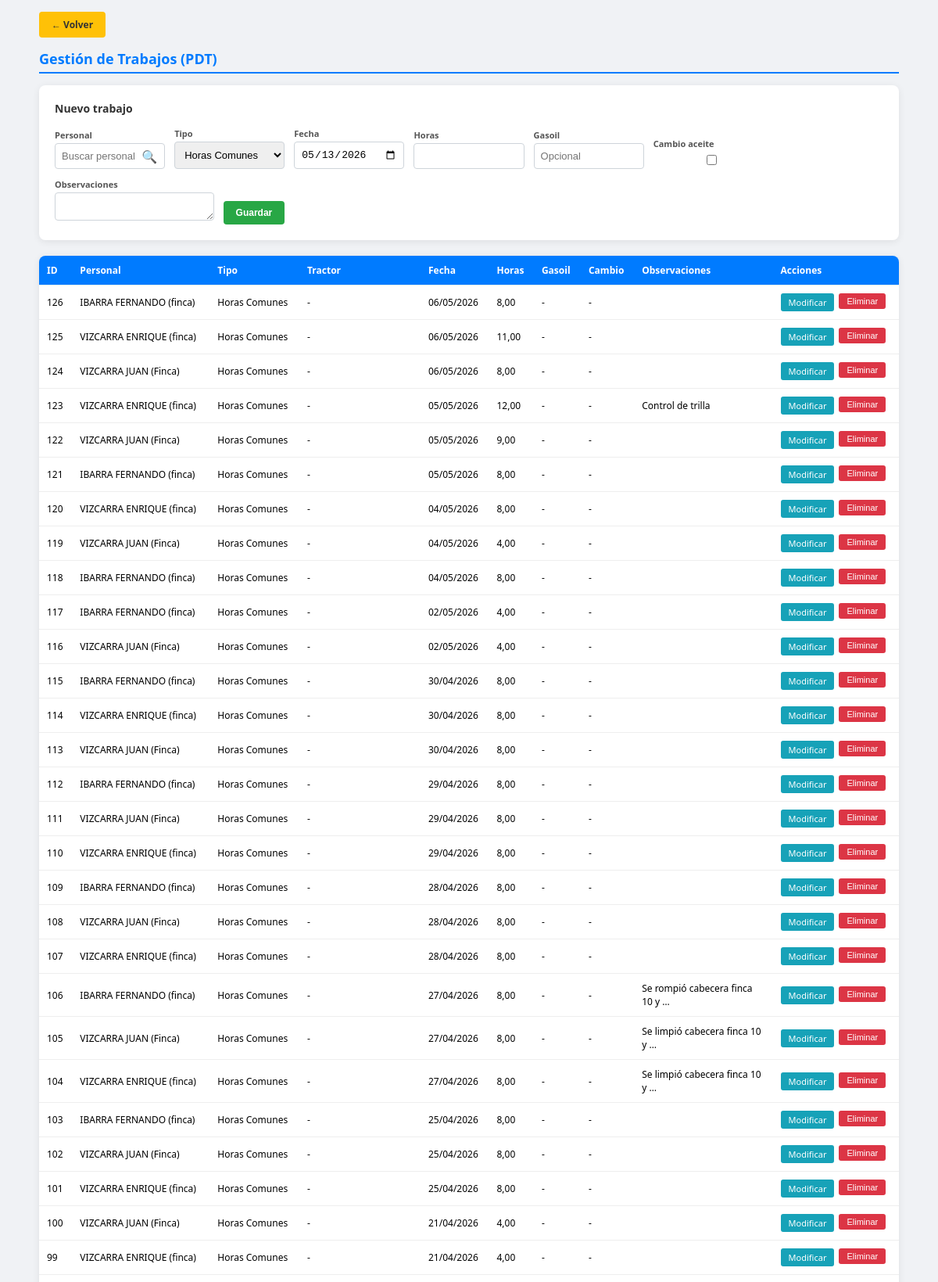
The page /gestion_trabajos.php (signed in, upper part) on the database its author committed.
### tables this page shows
CREATE TABLE `pdt` (
  `id` int(11) NOT NULL AUTO_INCREMENT,
  `usuario_id` int(11) NOT NULL,
  `tipo_horas` enum('Horas tractos','Horas Comunes') NOT NULL DEFAULT 'Horas Comunes',
  `tractor` varchar(100) DEFAULT NULL,
  `fecha` date NOT NULL,
  `horas` decimal(5,2) DEFAULT 0.00,
  `cant_gasoil` decimal(6,2) DEFAULT NULL,
  `cambio_aceite` tinyint(1) DEFAULT 0,
  `en_cc` tinyint(1) DEFAULT 0,
  `observaciones` text DEFAULT NULL,
  `fecha_creacion` timestamp NOT NULL DEFAULT current_timestamp(),
  `fecha_modificacion` timestamp NOT NULL DEFAULT current_timestamp() ON UPDATE current_timestamp(),
  `finca` varchar(200) DEFAULT NULL,
  PRIMARY KEY (`id`),
  KEY `idx_usuario` (`usuario_id`),
  KEY `idx_fecha` (`fecha`),
  CONSTRAINT `pdt_ibfk_1` FOREIGN KEY (`usuario_id`) REFERENCES `usuarios` (`id`) ON DELETE CASCADE
);

CREATE TABLE `usuarios` (
  `id` int(11) NOT NULL AUTO_INCREMENT,
  `acceso_creador_id` int(11) DEFAULT NULL COMMENT 'NULL=principal',
  `apellido` varchar(150) NOT NULL,
  `dni` varchar(20) NOT NULL,
  `cuit` varchar(25) DEFAULT NULL,
  `domicilio` varchar(200) DEFAULT NULL,
  `email` varchar(100) DEFAULT NULL,
  `celular` varchar(20) DEFAULT NULL,
  `consorcio` varchar(100) DEFAULT NULL,
  PRIMARY KEY (`id`),
  KEY `idx_acceso_creador` (`acceso_creador_id`)
);

### gestion_trabajos.php (the view, shortened to what this page needs)
<?php
include 'verificar_sesion.php';
$editar = null;
$nombre_editar = '';
$valores_default = null;
$lista = [];
$res_lista = mysqli_query($conexion, "SELECT p.*, u.apellido AS usuario_nombre FROM pdt p
    INNER JOIN usuarios u ON u.id = p.usuario_id
    ORDER BY p.fecha DESC, p.id DESC LIMIT 500");
if ($res_lista) {
    while ($r = mysqli_fetch_assoc($res_lista)) {
        $lista[] = $r;
    }
}
?>
<!DOCTYPE html>
<html lang="es">
<head>
</head>
<body>
<div class="contenedor">
    <a href="index.php" class="volver">← Volver</a>
    <h1>Gestión de Trabajos (PDT)</h1>
    <div class="form-caja">
        <h2><?= $editar ? 'Modificar trabajo' : 'Nuevo trabajo' ?></h2>
        <form method="POST">
            <?php
            $v = $editar ?: ($valores_default ?: []);
            $pers_nombre = $editar ? ($nombre_editar ?? '') : ($valores_default['usuario_nombre'] ?? '');
            $tipo_sel = $v['tipo_horas'] ?? 'Horas Comunes';
            ?>
            <div class="grid-form">
                <div>
                    <label>Personal</label>
                    <div class="buscador-personal">
                        <input type="text" id="buscadorPersonal" placeholder="Buscar personal..." autocomplete="off" value="<?= htmlspecialchars($pers_nombre) ?>">
                        <span class="ico-lupa" aria-hidden="true">🔍</span>
                    </div>
                </div>
                <div>
                    <label>Tipo</label>
                    <select name="tipo_horas" id="campoTipo">
                        <option value="Horas Comunes" <?= $tipo_sel === 'Horas Comunes' ? 'selected' : '' ?>>Horas Comunes</option>
                    </select>
                </div>
                <div>
                    <label>Fecha</label>
                    <input type="date" name="fecha" id="campoFecha" value="<?= htmlspecialchars($editar['fecha'] ?? date('Y-m-d')) ?>" required>
                </div>
                <div>
                    <label>Horas</label>
                    <input type="number" name="horas" id="campoHoras" step="0.01" min="0" value="<?= $editar ? (float)($editar['horas'] ?? 0) : '' ?>" required>
                </div>
                <div>
                    <label>Gasoil</label>
                    <input type="number" name="cant_gasoil" id="campoGasoil" step="0.01" min="0" value="<?= isset($editar['cant_gasoil']) && $editar['cant_gasoil'] !== null ? $editar['cant_gasoil'] : '' ?>" placeholder="Opcional">
                </div>
                <div>
                    <label>Cambio aceite</label>
                    <input type="checkbox" name="cambio_aceite" id="campoCambio" value="1" <?= ($editar && isset($editar['cambio_aceite']) && $editar['cambio_aceite'] == 1) ? 'checked' : '' ?>>
                </div>
                <div style="grid-column: span 2; display: flex; gap: 12px; align-items: flex-end;">
                    <div style="flex: 1;">
                        <label>Observaciones</label>
                        <textarea name="observaciones" id="campoObservaciones" rows="1" onkeydown="if(event.key==='Enter'&&!event.shiftKey){event.preventDefault();var g=document.getElementById('btnGuardar');if(g)g.focus();}"><?= htmlspecialchars($editar['observaciones'] ?? '') ?></textarea>
                    </div>
                    <div>
                        <label>&nbsp;</label>
                        <button type="submit" name="guardar" id="btnGuardar" class="btn btn-guardar"><?= $editar ? 'Modificar' : 'Guardar' ?></button>
                    </div>
                </div>
            </div>
        </form>
    </div>
    <div class="grid-tabla">
        <table>
            <thead>
                <tr>
                    <th>ID</th>
                    <th>Personal</th>
                    <th>Tipo</th>
                    <th>Tractor</th>
                    <th>Fecha</th>
                    <th>Horas</th>
                    <th>Gasoil</th>
                    <th>Cambio</th>
                    <th>Observaciones</th>
                    <th>Acciones</th>
                </tr>
            </thead>
            <tbody>
                <?php if (empty($lista)): ?>
                <tr><td colspan="10" style="padding: 30px; text-align: center; color: #999;">No hay trabajos cargados</td></tr>
                <?php else: ?>
                <?php foreach ($lista as $p): ?>
                <tr>
                    <td><?= (int)$p['id'] ?></td>
                    <td><?= htmlspecialchars($p['usuario_nombre'] ?? '') ?></td>
                    <td><?= htmlspecialchars($p['tipo_horas'] ?? '-') ?></td>
                    <td><?= htmlspecialchars($p['tractor'] ?? '-') ?></td>
                    <td><?= date('d/m/Y', strtotime($p['fecha'])) ?></td>
                    <td><?= number_format((float)($p['horas'] ?? 0), 2, ',', '.') ?></td>
                    <td><?= isset($p['cant_gasoil']) && $p['cant_gasoil'] !== null ? number_format((float)$p['cant_gasoil'], 2, ',', '.') : '-' ?></td>
                    <td><?= (isset($p['cambio_aceite']) && $p['cambio_aceite'] == 1) ? '✓' : '-' ?></td>
                    <td style="max-width: 150px; overflow: hidden; text-overflow: ellipsis;"><?= htmlspecialchars(mb_substr($p['observaciones'] ?? '', 0, 30)) ?><?= mb_strlen($p['observaciones'] ?? '') > 30 ? '…' : '' ?></td>
                    <td>
                        <div class="acciones">
                            <a href="gestion_trabajos.php?editar=<?= (int)$p['id'] ?>" class="btn-mod">Modificar</a>
                            <form method="POST" style="display:inline;" onsubmit="return confirm('¿Eliminar este trabajo?');">
                                <button type="submit" name="eliminar" class="btn-del">Eliminar</button>
                            </form>
                        </div>
                    </td>
                </tr>
                <?php endforeach; ?>
                <?php endif; ?>
            </tbody>
        </table>
    </div>
</div>
</body>
</html>

### gestion_trabajos.php (style rules this page uses)
body { font-family: 'Segoe UI', sans-serif; background: #f0f2f5; padding: 15px; margin: 0; }
.contenedor { max-width: 1100px; margin: 0 auto; }
h1 { color: #007bff; font-size: 18px; margin: 0 0 15px 0; border-bottom: 2px solid #007bff; padding-bottom: 5px; }
.form-caja { background: white; padding: 20px; border-radius: 8px; box-shadow: 0 2px 10px rgba(0,0,0,0.08); margin-bottom: 20px; }
.form-caja h2 { font-size: 14px; color: #333; margin: 0 0 15px 0; }
.grid-form { display: grid; grid-template-columns: repeat(auto-fill, minmax(140px, 1fr)); gap: 12px; align-items: end; }
label { display: block; font-size: 11px; font-weight: bold; margin-bottom: 3px; color: #555; }
input, select, textarea { width: 100%; padding: 8px; border: 1px solid #ced4da; border-radius: 4px; font-size: 13px; box-sizing: border-box; }
textarea { min-height: 36px; resize: vertical; }
.btn { padding: 8px 16px; border: none; border-radius: 4px; cursor: pointer; font-weight: bold; font-size: 12px; }
.btn-guardar { background: #28a745; color: white; }
.grid-tabla { overflow-x: auto; background: white; border-radius: 8px; box-shadow: 0 2px 10px rgba(0,0,0,0.08); }
table { width: 100%; border-collapse: collapse; font-size: 12px; }
th, td { padding: 10px; text-align: left; border-bottom: 1px solid #eee; }
th { background: #007bff; color: white; font-weight: bold; }
.btn-mod { background: #17a2b8; color: white; padding: 4px 10px; font-size: 11px; border-radius: 3px; text-decoration: none; }
.btn-del { background: #dc3545; color: white; padding: 4px 10px; font-size: 11px; border: none; border-radius: 3px; cursor: pointer; }
.acciones { display: flex; gap: 6px; }
.volver { display: inline-block; margin-bottom: 15px; padding: 8px 16px; text-decoration: none; background: #ffc107; color: #333; font-size: 12px; font-weight: bold; border-radius: 4px; }
.buscador-personal { position: relative; }
.buscador-personal input[type="text"] { padding-right: 36px; }
.buscador-personal .ico-lupa { position: absolute; right: 10px; top: 50%; transform: translateY(-50%); pointer-events: none; color: #6c757d; font-size: 1rem; }

### rows shown on the page
pdt: id "126", usuario.apellido "IBARRA FERNANDO (finca)", tipo_horas "Horas Comunes", tractor "-", fecha "06/05/2026", horas "8,00"
pdt: id "125", usuario.apellido "VIZCARRA ENRIQUE (finca)", tipo_horas "Horas Comunes", tractor "-", fecha "06/05/2026", horas "11,00"
pdt: id "124", usuario.apellido "VIZCARRA JUAN (Finca)", tipo_horas "Horas Comunes", tractor "-", fecha "06/05/2026", horas "8,00"
pdt: id "123", usuario.apellido "VIZCARRA ENRIQUE (finca)", tipo_horas "Horas Comunes", tractor "-", fecha "05/05/2026", horas "12,00", observaciones "Control de trilla"
pdt: id "122", usuario.apellido "VIZCARRA JUAN (Finca)", tipo_horas "Horas Comunes", tractor "-", fecha "05/05/2026", horas "9,00"
pdt: id "121", usuario.apellido "IBARRA FERNANDO (finca)", tipo_horas "Horas Comunes", tractor "-", fecha "05/05/2026", horas "8,00"
pdt: id "120", usuario.apellido "VIZCARRA ENRIQUE (finca)", tipo_horas "Horas Comunes", tractor "-", fecha "04/05/2026", horas "8,00"
pdt: id "119", usuario.apellido "VIZCARRA JUAN (Finca)", tipo_horas "Horas Comunes", tractor "-", fecha "04/05/2026", horas "4,00"
pdt: id "118", usuario.apellido "IBARRA FERNANDO (finca)", tipo_horas "Horas Comunes", tractor "-", fecha "04/05/2026", horas "8,00"
pdt: id "117", usuario.apellido "IBARRA FERNANDO (finca)", tipo_horas "Horas Comunes", tractor "-", fecha "02/05/2026", horas "4,00"
pdt: id "116", usuario.apellido "VIZCARRA JUAN (Finca)", tipo_horas "Horas Comunes", tractor "-", fecha "02/05/2026", horas "4,00"
pdt: id "115", usuario.apellido "IBARRA FERNANDO (finca)", tipo_horas "Horas Comunes", tractor "-", fecha "30/04/2026", horas "8,00"
pdt: id "114", usuario.apellido "VIZCARRA ENRIQUE (finca)", tipo_horas "Horas Comunes", tractor "-", fecha "30/04/2026", horas "8,00"
pdt: id "113", usuario.apellido "VIZCARRA JUAN (Finca)", tipo_horas "Horas Comunes", tractor "-", fecha "30/04/2026", horas "8,00"
pdt: id "112", usuario.apellido "IBARRA FERNANDO (finca)", tipo_horas "Horas Comunes", tractor "-", fecha "29/04/2026", horas "8,00"
pdt: id "111", usuario.apellido "VIZCARRA JUAN (Finca)", tipo_horas "Horas Comunes", tractor "-", fecha "29/04/2026", horas "8,00"
pdt: id "110", usuario.apellido "VIZCARRA ENRIQUE (finca)", tipo_horas "Horas Comunes", tractor "-", fecha "29/04/2026", horas "8,00"
pdt: id "109", usuario.apellido "IBARRA FERNANDO (finca)", tipo_horas "Horas Comunes", tractor "-", fecha "28/04/2026", horas "8,00"
pdt: id "108", usuario.apellido "VIZCARRA JUAN (Finca)", tipo_horas "Horas Comunes", tractor "-", fecha "28/04/2026", horas "8,00"
pdt: id "107", usuario.apellido "VIZCARRA ENRIQUE (finca)", tipo_horas "Horas Comunes", tractor "-", fecha "28/04/2026", horas "8,00"
pdt: id "106", usuario.apellido "IBARRA FERNANDO (finca)", tipo_horas "Horas Comunes", tractor "-", fecha "27/04/2026", horas "8,00", observaciones "Se rompió cabecera finca 10 y"
pdt: id "105", usuario.apellido "VIZCARRA JUAN (Finca)", tipo_horas "Horas Comunes", tractor "-", fecha "27/04/2026", horas "8,00", observaciones "Se limpió cabecera finca 10 y"
pdt: id "104", usuario.apellido "VIZCARRA ENRIQUE (finca)", tipo_horas "Horas Comunes", tractor "-", fecha "27/04/2026", horas "8,00", observaciones "Se limpió cabecera finca 10 y"
pdt: id "103", usuario.apellido "IBARRA FERNANDO (finca)", tipo_horas "Horas Comunes", tractor "-", fecha "25/04/2026", horas "8,00"
pdt: id "102", usuario.apellido "VIZCARRA JUAN (Finca)", tipo_horas "Horas Comunes", tractor "-", fecha "25/04/2026", horas "8,00"
pdt: id "101", usuario.apellido "VIZCARRA ENRIQUE (finca)", tipo_horas "Horas Comunes", tractor "-", fecha "25/04/2026", horas "8,00"
pdt: id "100", usuario.apellido "VIZCARRA JUAN (Finca)", tipo_horas "Horas Comunes", tractor "-", fecha "21/04/2026", horas "4,00"
pdt: id "99", usuario.apellido "VIZCARRA ENRIQUE (finca)", tipo_horas "Horas Comunes", tractor "-", fecha "21/04/2026", horas "4,00"
